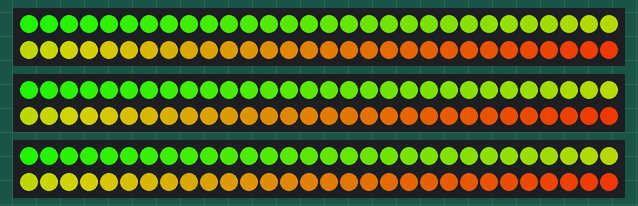
This sketch was run on a simulated Arduino Uno, built with avr-gcc and run on an emulated ATmega328P. Parts: 3 × 60 RGB LEDs in strip order, left to right, continuing on the next row.

Above: at 31.57 s.
At 32.18 s:
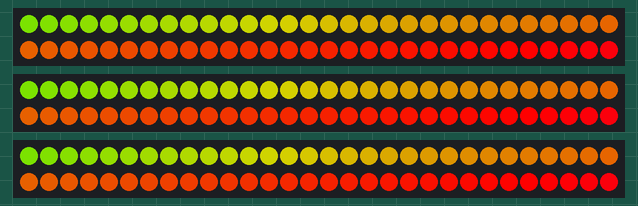
At 33.41 s:
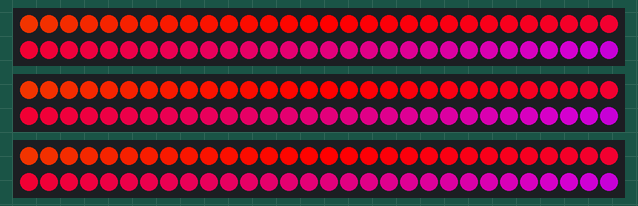
At 35.26 s:
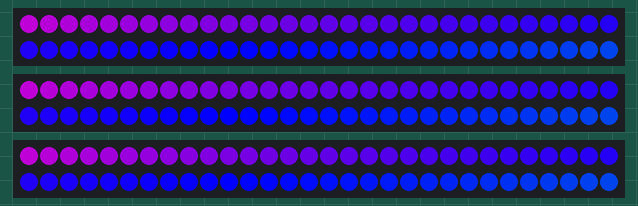
At 37.1 s:
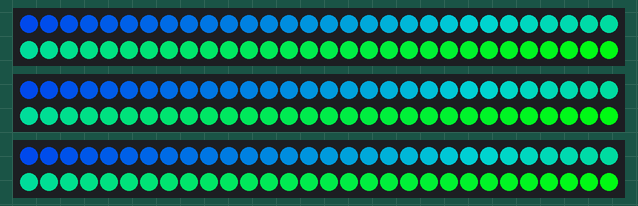
At 38.95 s:
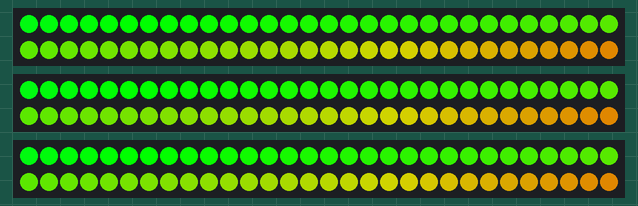

The sketch:

strandtest_x3.ino
```cpp
#include <Adafruit_NeoPixel.h>

#define PIN 5

// Parameter 1 = number of pixels in strip
// Parameter 2 = pin number (most are valid)
// Parameter 3 = pixel type flags, add together as needed:
//   NEO_KHZ800  800 KHz bitstream (most NeoPixel products w/WS2812 LEDs)
//   NEO_KHZ400  400 KHz (classic 'v1' (not v2) FLORA pixels, WS2811 drivers)
//   NEO_GRB     Pixels are wired for GRB bitstream (most NeoPixel products)
//   NEO_RGB     Pixels are wired for RGB bitstream (v1 FLORA pixels, not v2)
Adafruit_NeoPixel strip = Adafruit_NeoPixel(60, 3, NEO_GRB + NEO_KHZ800);
Adafruit_NeoPixel strip1 = Adafruit_NeoPixel(60, PIN, NEO_GRB + NEO_KHZ800);
Adafruit_NeoPixel strip2 = Adafruit_NeoPixel(60, 6, NEO_GRB + NEO_KHZ800);

void setup() {
  strip.begin();
  strip.show(); // Initialize all pixels to 'off'
   strip1.begin();
  strip1.show();
   strip2.begin();
  strip2.show();
}

void loop() {
  // Some example procedures showing how to display to the pixels:
  colorWipe(strip.Color(255, 0, 0), 50); // Red
  colorWipe(strip.Color(0, 255, 0), 50); // Green
  colorWipe(strip.Color(0, 0, 255), 50); // Blue

  colorWipe(strip1.Color(255, 0, 0), 50); // Red
  colorWipe(strip1.Color(0, 255, 0), 50); // Green
  colorWipe(strip1.Color(0, 0, 255), 50); // Blue

  colorWipe(strip2.Color(255, 0, 0), 50); // Red
  colorWipe(strip2.Color(0, 255, 0), 50); // Green
  colorWipe(strip2.Color(0, 0, 255), 50); // Blue

  rainbow(20);
  rainbowCycle(20);
}

// Fill the dots one after the other with a color
void colorWipe(uint32_t c, uint8_t wait) {
  for(uint16_t i=0; i<strip.numPixels(); i++) {
      strip.setPixelColor(i, c);
      strip.show();
      strip1.setPixelColor(i, c);
      strip1.show();
      strip2.setPixelColor(i, c);
      strip2.show();
      delay(wait);
  }
}

void rainbow(uint8_t wait) {
  uint16_t i, j;

  for(j=0; j<256; j++) {
    for(i=0; i<strip.numPixels(); i++) {
      strip.setPixelColor(i, Wheel((i+j) & 255));
      strip1.setPixelColor(i, Wheel((i+j) & 255));
      strip2.setPixelColor(i, Wheel((i+j) & 255));
    }
    strip.show();
    strip1.show();
    strip2.show();
    delay(wait);
  }
}

// Slightly different, this makes the rainbow equally distributed throughout
void rainbowCycle(uint8_t wait) {
  uint16_t i, j;

  for(j=0; j<256*5; j++) { // 5 cycles of all colors on wheel
    for(i=0; i< strip.numPixels(); i++) {
      strip.setPixelColor(i, Wheel(((i * 256 / strip.numPixels()) + j) & 255));
      strip1.setPixelColor(i, Wheel(((i * 256 / strip.numPixels()) + j) & 255));
      strip2.setPixelColor(i, Wheel(((i * 256 / strip.numPixels()) + j) & 255));
    }
    strip.show();
     strip1.show();
    strip2.show();
    delay(wait);
  }
}

// Input a value 0 to 255 to get a color value.
// The colours are a transition r - g - b - back to r.
uint32_t Wheel(byte WheelPos) {
  if(WheelPos < 85) {
   return strip.Color(WheelPos * 3, 255 - WheelPos * 3, 0);
   return strip1.Color(WheelPos * 3, 255 - WheelPos * 3, 0);
   return strip2.Color(WheelPos * 3, 255 - WheelPos * 3, 0);
  } else if(WheelPos < 170) {
   WheelPos -= 85;
   return strip.Color(255 - WheelPos * 3, 0, WheelPos * 3);
   return strip1.Color(255 - WheelPos * 3, 0, WheelPos * 3);
   return strip2.Color(255 - WheelPos * 3, 0, WheelPos * 3);
  } else {
   WheelPos -= 170;
   return strip.Color(0, WheelPos * 3, 255 - WheelPos * 3);
   return strip1.Color(0, WheelPos * 3, 255 - WheelPos * 3);
   return strip2.Color(0, WheelPos * 3, 255 - WheelPos * 3);
  }
}
```
